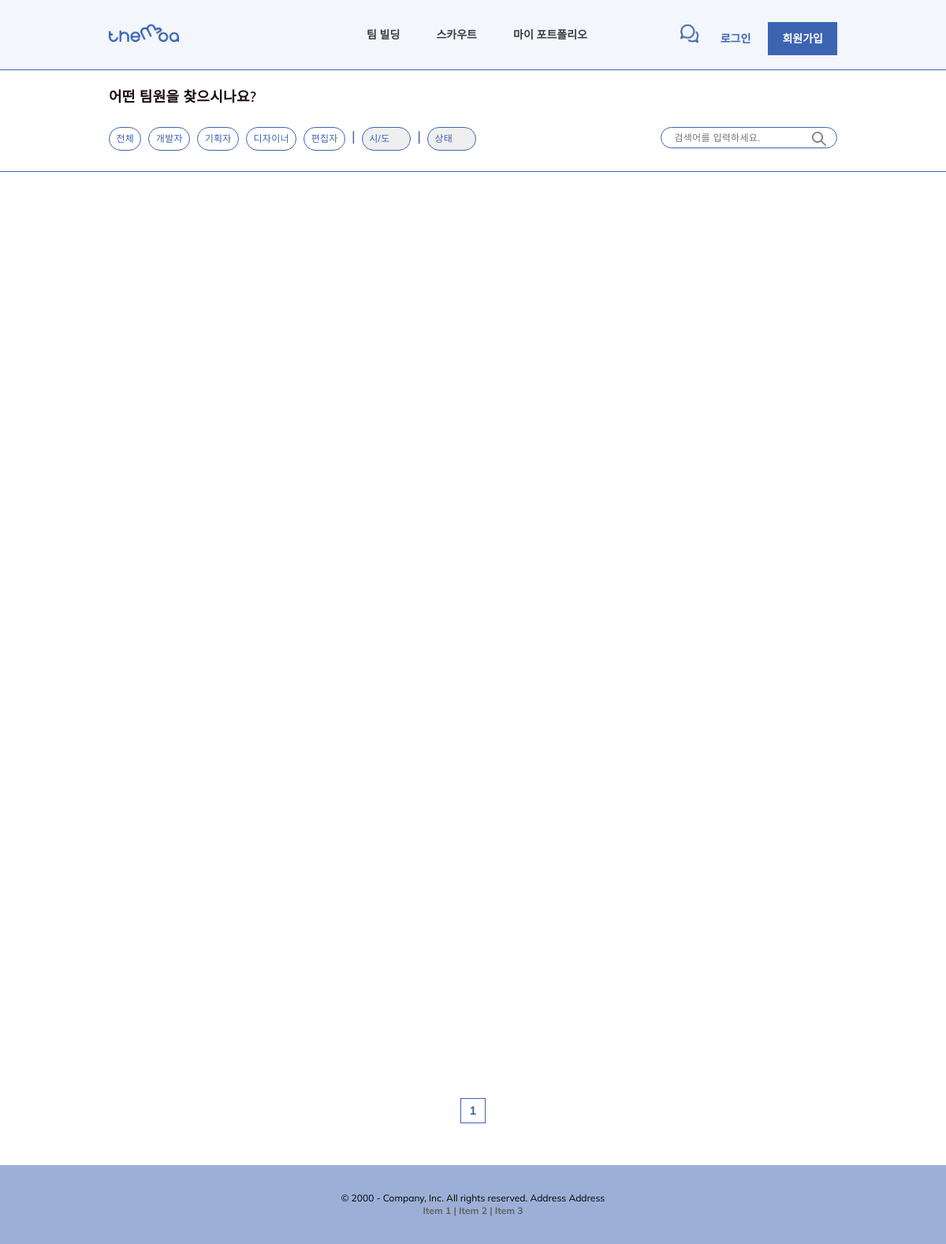
Page /scout/search/Planner on the earlier database version.
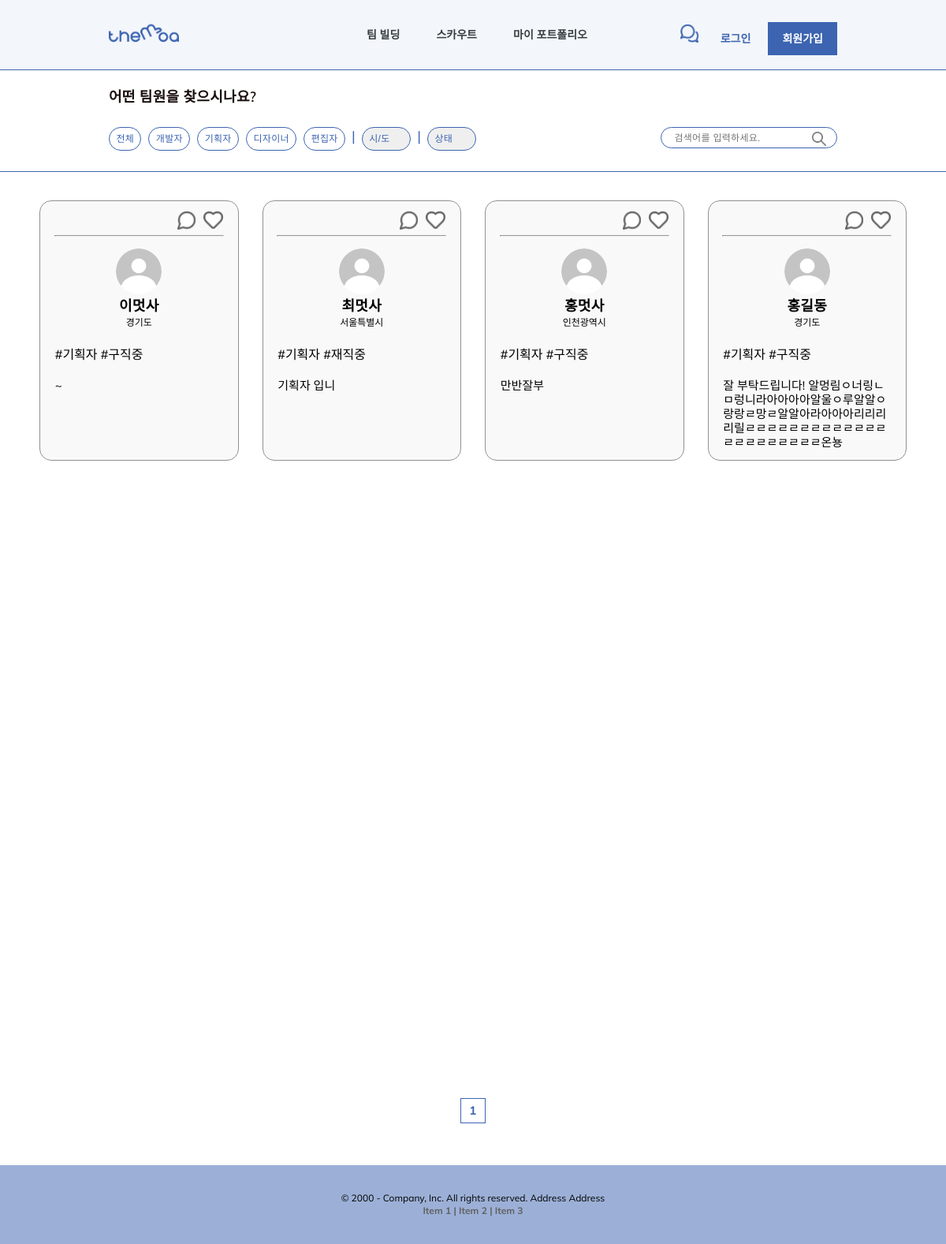
Same page on the later database version.
### users/models.py (models this page shows)
class User(AbstractUser):
    image = models.ImageField(default="image/users/none/profile_default.png", upload_to="image/users" , blank=True, null=False)
    name = models.CharField(default='', max_length=300)
    birth_date = models.DateField(default=timezone.now)
    address_sido = models.CharField(default='', choices=LOCATE_CHOICES, max_length=200)
    address_gungu = models.CharField(default='', max_length=200)
    career = models.CharField(default='0', max_length=200, choices=CAREER_CHOICES)
    state = models.CharField(default='', blank=True, null=False, max_length=200, choices=STATE_CHOICES)
    role = MultiSelectField(default='Etc', choices=ROLE_CHOICES, max_choices=4, max_length=200)
    intro = models.TextField(default="", blank=True, null=False)

### scout/views.py (the view)
# urls.py: path('search/<str:input_role>', user_search, name='user_search'),
def user_search(request, input_role):
    results = User.objects.filter(Q(role__icontains=input_role)).order_by('-id')
    max_index = len(results) / LIST_RANGE
    paginator = Paginator(results, LIST_RANGE)
    page = request.GET.get('page')
    users = paginator.get_page(page)
    current_page = int(page) if page else 1
    start_index = int((current_page - 1) / PAGE_RANGE) * PAGE_RANGE
    end_index = start_index + PAGE_RANGE
    if end_index >= max_index:
        end_index = max_index
    page_range = []
    for index in range(int(start_index), int(end_index) + 1):
        page_range.append(index + 1)
    context = {
        'users':users,
        'page_range':page_range,
    }
    return render(request, 'scout/user_search.html', context)

### templates/scout/user_search.html (shortened to what this page needs)
{% extends 'scout/user.html' %}
    {% block extrahead %}
    {% load static %}
        <link rel="stylesheet" href="{% static 'css/base.css' %}">
        <link rel="stylesheet" href="{% static 'css/team_build/team_build.css' %}">
        <link rel="stylesheet" href="{% static 'css/scout/user.css' %}">
    {% endblock %}
    {% block users %}
        {% for user_instance in users %}
        <div class="user-card" onclick="location.href='/portfolio/{{user_instance.id}}'">
            <div class="card-nav">
                <a href="">
                    <div class="chat" style="background-image: url('../../static/img/scout/chat.png');"></div>
                </a>
                <a href="{% if user.is_authenticated %} {% url 'scout:user_like' user_instance.id %} {% else %} {% url 'users:login' %} {% endif %}">
                    <div class="wish" style="background-image: url('../../static/img/scout/like.png');"></div>
                </a>
            </div>
            <hr>
            <img class="user-img" src="../../static/img/profile_default.png" alt="프로필 사진">
            <div class="user-name">
                {{user_instance.name}}
            </div>
            <div class="user-address">
                {{user_instance.get_address_sido_display}}
            </div>
            <div class="card-content">
                <p class="user-info">
                    <br>
                    #{{user_instance.get_role_display}} #{{user_instance.get_state_display}}
                    <br><br>
                </p>
                <div class="user-intro">
                    {{user_instance.intro}}
                </div>
            </div>
        </div>
        {% endfor %}
    {% endblock %}

Differences in the rows shown:
added User: name "이멋사", address_sido "경기도", role "기획자", state "구직중", intro "~"
added User: name "최멋사", address_sido "서울특별시", role "기획자", state "재직중", intro "기획자 입니"
added User: name "홍멋사", address_sido "인천광역시", role "기획자", state "구직중", intro "만반잘부"
added User: name "홍길동", address_sido "경기도", role "기획자", state "구직중", intro "잘 부탁드립니다! 알멍림ㅇ너링ㄴㅁ렁니라아아아아알울ㅇ루알알ㅇ랑랑ㄹ망ㄹ알알아라아아아리리리리릴ㄹㄹㄹㄹㄹㄹㄹㄹㄹㄹㄹㄹㄹㄹㄹㄹㄹㄹㄹㄹㄹㄹ온뇽"
